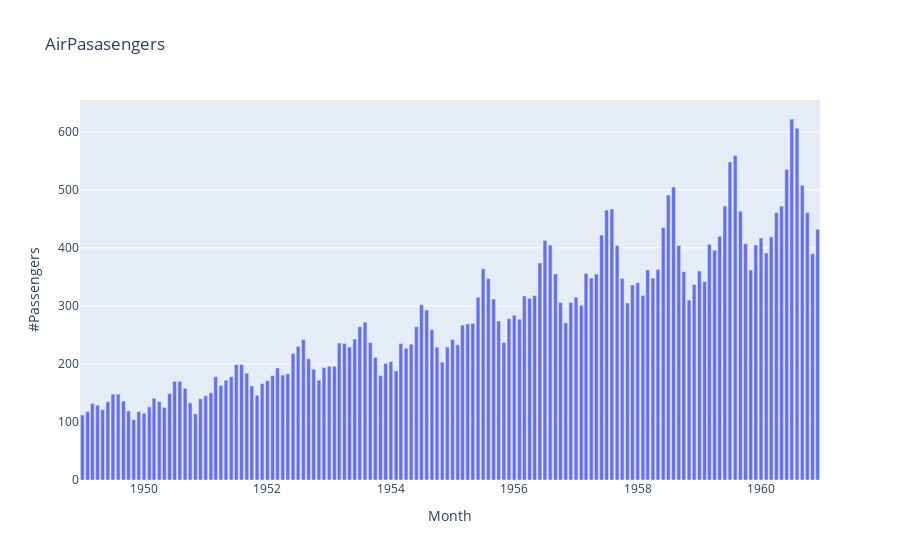

The notebook cell saved with this chart:
### Markdown cell above
Bar Chart using the Data from the CSV File

### Code cell
fig2 = px.bar(df, x='Month', y='#Passengers', title='AirPasasengers')
fig2.show()

### Figure 1 — Plotly figure (JSON) as saved in the notebook; plotly's stock layout.template omitted (floating-point values rounded to 4 significant figures; data arrays with more than 128 entries replaced by an {"elided": "..."} marker saying what was removed)
{"data": [{"alignmentgroup": "True", "hovertemplate": "Month=%{x}<br>#Passengers=%{y}<extra></extra>", "legendgroup": "", "marker": {"color": "#636efa", "pattern": {"shape": ""}}, "name": "", "offsetgroup": "", "orientation": "v", "showlegend": false, "textposition": "auto", "type": "bar", "x": {"elided": "144 str values"}, "xaxis": "x", "y": {"elided": "144 int values"}, "yaxis": "y"}], "layout": {"barmode": "relative", "legend": {"tracegroupgap": 0}, "title": {"text": "AirPasasengers"}, "xaxis": {"anchor": "y", "domain": [0, 1], "title": {"text": "Month"}}, "yaxis": {"anchor": "x", "domain": [0, 1], "title": {"text": "#Passengers"}}}}
